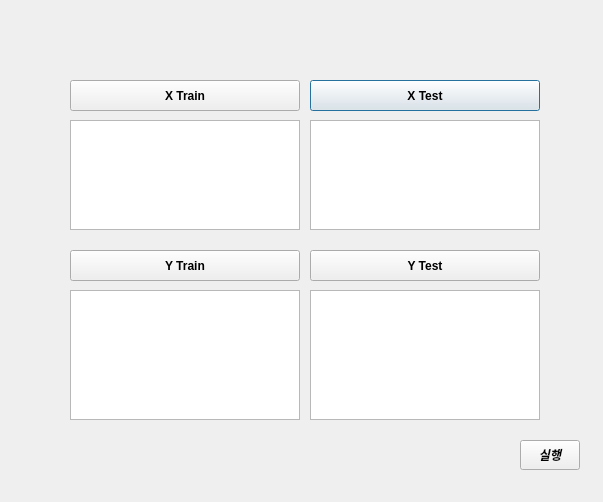
<?xml version="1.0" encoding="UTF-8"?>
<ui version="4.0">
 <class>Dialog</class>
 <widget class="QDialog" name="Dialog">
  <property name="geometry">
   <rect>
    <x>0</x>
    <y>0</y>
    <width>603</width>
    <height>502</height>
   </rect>
  </property>
  <property name="windowTitle">
   <string>Dialog</string>
  </property>
  <widget class="QTextEdit" name="xLabel">
   <property name="geometry">
    <rect>
     <x>70</x>
     <y>120</y>
     <width>230</width>
     <height>110</height>
    </rect>
   </property>
  </widget>
  <widget class="QPushButton" name="xtest_btn">
   <property name="enabled">
    <bool>true</bool>
   </property>
   <property name="geometry">
    <rect>
     <x>310</x>
     <y>80</y>
     <width>230</width>
     <height>31</height>
    </rect>
   </property>
   <property name="font">
    <font>
     <family>Arial</family>
     <weight>75</weight>
     <bold>true</bold>
    </font>
   </property>
   <property name="cursor">
    <cursorShape>ArrowCursor</cursorShape>
   </property>
   <property name="mouseTracking">
    <bool>false</bool>
   </property>
   <property name="autoFillBackground">
    <bool>false</bool>
   </property>
   <property name="text">
    <string>X Test</string>
   </property>
  </widget>
  <widget class="QTextEdit" name="yLabel_2">
   <property name="geometry">
    <rect>
     <x>310</x>
     <y>290</y>
     <width>230</width>
     <height>130</height>
    </rect>
   </property>
  </widget>
  <widget class="QTextEdit" name="xLabel_2">
   <property name="geometry">
    <rect>
     <x>310</x>
     <y>120</y>
     <width>230</width>
     <height>110</height>
    </rect>
   </property>
  </widget>
  <widget class="QPushButton" name="exit_btn">
   <property name="geometry">
    <rect>
     <x>520</x>
     <y>440</y>
     <width>60</width>
     <height>30</height>
    </rect>
   </property>
   <property name="font">
    <font>
     <family>Arial</family>
     <weight>75</weight>
     <italic>true</italic>
     <bold>true</bold>
    </font>
   </property>
   <property name="text">
    <string>실행</string>
   </property>
  </widget>
  <widget class="QPushButton" name="ytest_btn">
   <property name="geometry">
    <rect>
     <x>310</x>
     <y>250</y>
     <width>230</width>
     <height>31</height>
    </rect>
   </property>
   <property name="font">
    <font>
     <family>Arial</family>
     <weight>75</weight>
     <bold>true</bold>
    </font>
   </property>
   <property name="text">
    <string>Y Test</string>
   </property>
  </widget>
  <widget class="QPushButton" name="ytrain_btn">
   <property name="geometry">
    <rect>
     <x>70</x>
     <y>250</y>
     <width>230</width>
     <height>31</height>
    </rect>
   </property>
   <property name="font">
    <font>
     <family>Arial</family>
     <weight>75</weight>
     <bold>true</bold>
    </font>
   </property>
   <property name="text">
    <string>Y Train</string>
   </property>
  </widget>
  <widget class="QPushButton" name="xtrain_btn">
   <property name="geometry">
    <rect>
     <x>70</x>
     <y>80</y>
     <width>230</width>
     <height>31</height>
    </rect>
   </property>
   <property name="font">
    <font>
     <family>Arial</family>
     <weight>75</weight>
     <bold>true</bold>
    </font>
   </property>
   <property name="mouseTracking">
    <bool>false</bool>
   </property>
   <property name="autoFillBackground">
    <bool>false</bool>
   </property>
   <property name="text">
    <string>X Train</string>
   </property>
  </widget>
  <widget class="QTextEdit" name="yLabel">
   <property name="geometry">
    <rect>
     <x>70</x>
     <y>290</y>
     <width>230</width>
     <height>130</height>
    </rect>
   </property>
  </widget>
 </widget>
 <resources/>
 <connections/>
 <slots>
  <signal>signal1()</signal>
  <signal>select()</signal>
  <slot>clickedx()</slot>
  <slot>clickedy()</slot>
 </slots>
</ui>
